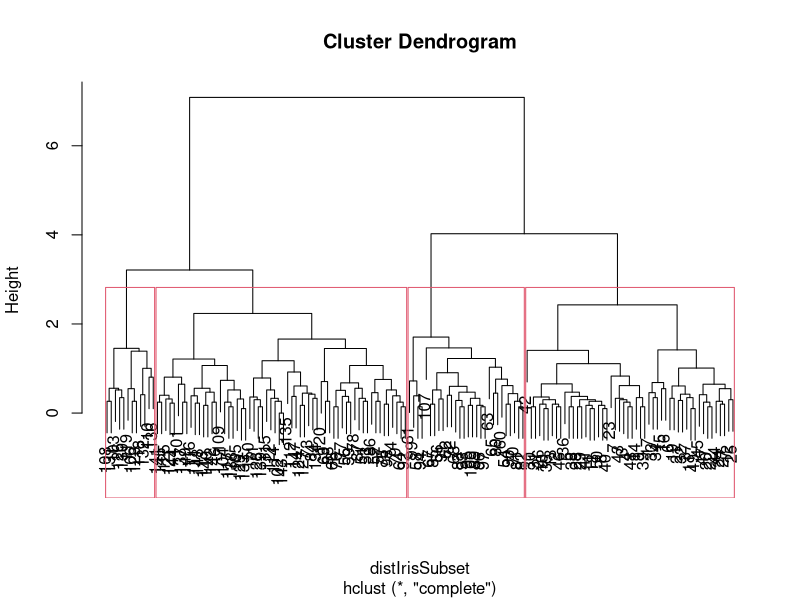

This chart was generated by the following R code:
library(datasets)
data(iris)
irisSubset = as.matrix(iris[,1:4])
summary(irisSubset)
distIrisSubset = dist(irisSubset)
irisClust = hclust(distIrisSubset)
plot(irisClust)
rect.hclust(irisClust, h=3)
